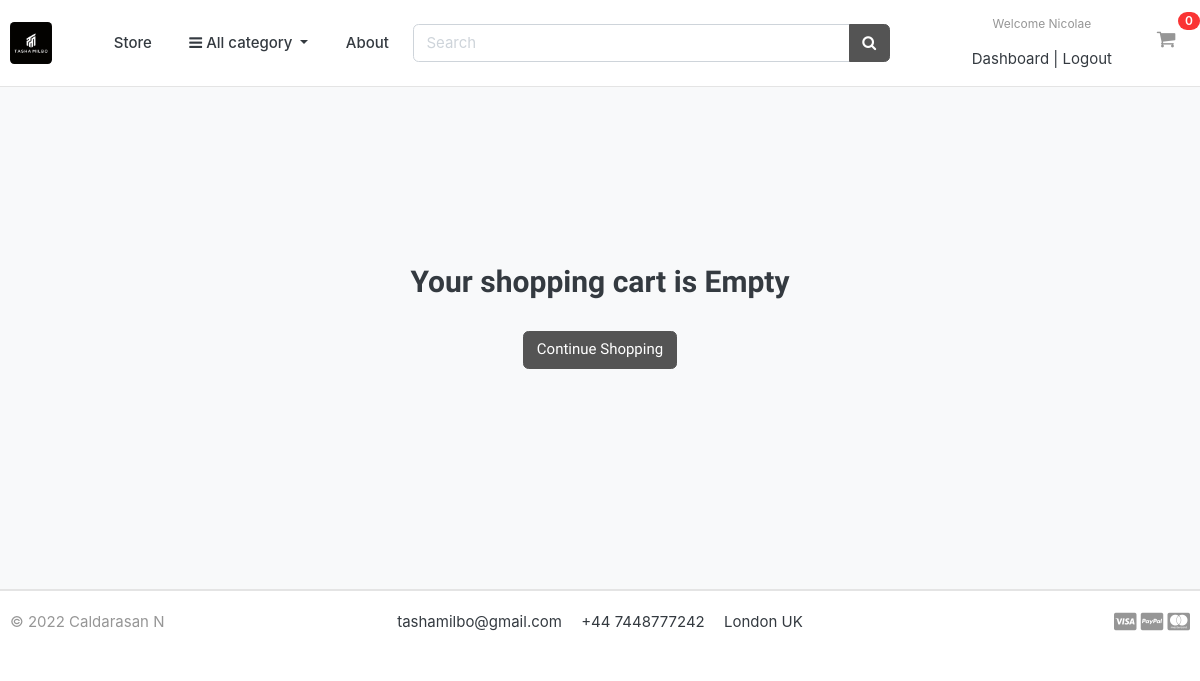
Before: /cart/ (signed in) with the older database file.
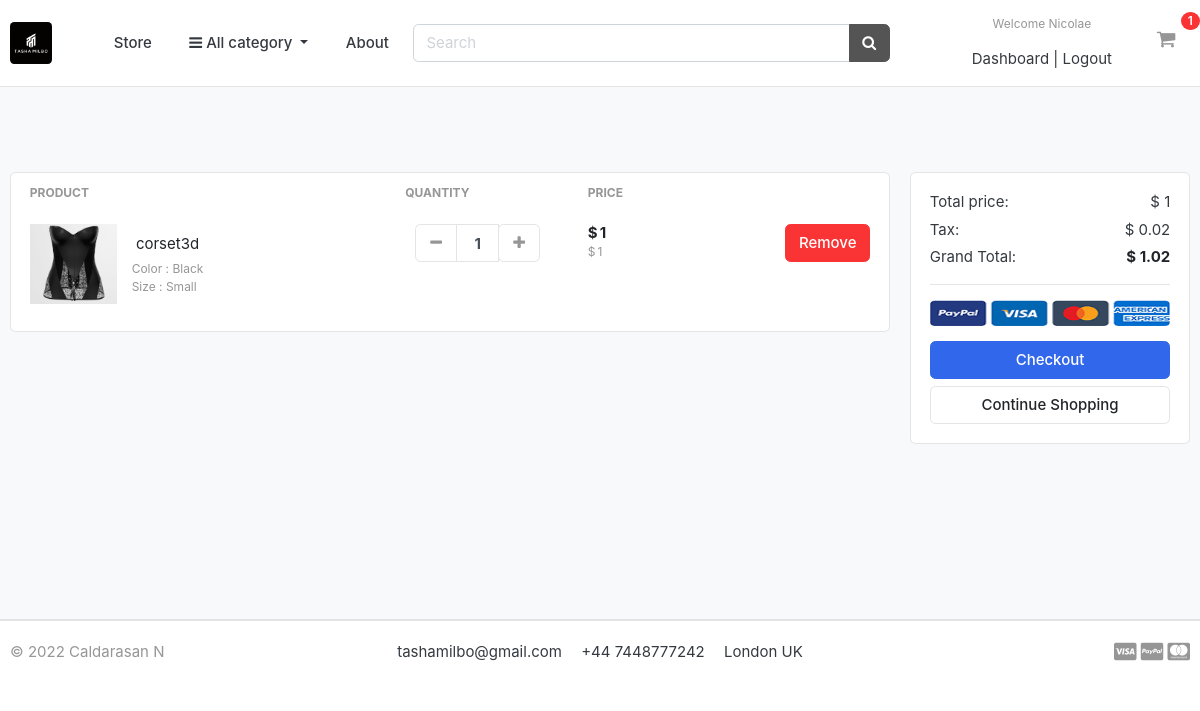
After: the same page with the newer database file.
### carts/models.py (models this page shows, shortened)
class CartItem(models.Model):
    user = models.ForeignKey(Account, on_delete=models.CASCADE, null=True)
    product = models.ForeignKey(Product, on_delete=models.CASCADE)
    variations = models.ManyToManyField(Variation, blank=True)
    cart = models.ForeignKey(Cart, on_delete=models.CASCADE, null=True)
    quantity = models.IntegerField()
    is_active = models.BooleanField(default=True)
    def sub_total(self):
        return self.product.price * self.quantity

### store/models.py (models this page shows, shortened)
class Product(models.Model):
    product_name = models.CharField(max_length=200, unique=True)
    slug = models.SlugField(max_length=200, unique=True)
    description = models.TextField(max_length=500, blank=True)
    price = models.IntegerField()
    images = models.ImageField(upload_to='photos/products')
    stock = models.IntegerField()
    is_available = models.BooleanField(default=True)
    category = models.ForeignKey(Category, on_delete=models.CASCADE)
    created_date = models.DateTimeField(auto_now_add=True)
    modified_date = models.DateTimeField(auto_now=True)
    def get_url(self):
        return reverse('product_detail', args=[self.category.slug, self.slug])

class Variation(models.Model):
    product = models.ForeignKey(Product, on_delete=models.CASCADE)
    variation_category = models.CharField(max_length=100, choices=variation_category_choice)
    variation_value = models.CharField(max_length=100)
    is_active = models.BooleanField(default=True)
    created_date = models.DateTimeField(auto_now=True)
    objects = VariationManager()

### carts/views.py (the view)
# urls.py: path('', views.cart, name='cart'),
def cart(request, total=0, quantity=0, cart_items=None):
    try:
        tax = 0
        grand_total = 0
        if request.user.is_authenticated:
            cart_items = CartItem.objects.filter(user=request.user, is_active=True)
        else:
            cart = Cart.objects.get(cart_id=_cart_id(request))
            cart_items = CartItem.objects.filter(cart=cart, is_active=True)
        for cart_item in cart_items:
            total += (cart_item.product.price * cart_item.quantity)
            quantity += cart_item.quantity
        tax = (2 * total)/100
        grand_total = total + tax
    except ObjectDoesNotExist:
        pass
    context = {
        'total': total,
        'quantity': quantity,
        'cart_items': cart_items,
        'tax': tax,
        'grand_total': grand_total,
    }
    return render(request, 'store/cart.html', context)

### carts/context_processors.py (called while the page is built)
def counter(request):
    cart_count = 0
    if 'admin' in request.path:
        return {}
    else:
        try:
            cart = Cart.objects.filter(cart_id=_cart_id(request))
            if request.user.is_authenticated:
                cart_items = CartItem.objects.all().filter(user=request.user)
            else:
                cart_items = CartItem.objects.all().filter(cart=cart[:1])
            for cart_item in cart_items:
                cart_count += cart_item.quantity
        except Cart.DoesNotExist:
            cart_count = 0
    return dict(cart_count=cart_count)

### carts/views.py (called while the page is built)
def _cart_id(request):
    cart = request.session.session_key
    if not cart:
        cart = request.session.create()
    return cart

### category/context_processors.py (called while the page is built)
def menu_links(request):
    links = Category.objects.all()
    return dict(links=links)

### category/models.py (called while the page is built)
    def get_url(self):
        return reverse('products_by_category', args=[self.slug])

### templates/store/cart.html (shortened to what the changed rows need)
{% extends 'base.html' %}
{% load static %}
{% block content %}
<section class="section-content padding-y bg">
    <div class="container">
    {% if not cart_items %}
    <br> <br> <br> <br> <br> <br>
     <h2 class="text-center">Your shopping cart is Empty</h2>
     <br>
     <div class="text-center">
        <a href="{% url 'store' %}" class="btn btn-secondary">Continue Shopping</a>
     </div>
     <br> <br>
    {% else %}
    <br> <br>
    <div class="row">
        <aside class="col-lg-9">
    <div class="card">
    <table class="table table-borderless table-shopping-cart">
    <thead class="text-muted">
    <tr class="small text-uppercase">
      <th scope="col">Product</th>
      <th scope="col" width="120">Quantity</th>
      <th scope="col" width="120">Price</th>
      <th scope="col" class="text-right" width="200"> </th>
    </tr>
    </thead>
    <tbody>
    {% for cart_item in cart_items %}
    <tr>
        <td>
            <figure class="itemside align-items-center">
                <div class="aside"><img src="{{cart_item.product.images.url}}" class="img-sm"></div>
                <figcaption class="info">
                    <a href="{{ cart_item.product.get_url }}" class="title text-dark">{{cart_item.product.product_name}}</a>
                    <p class="text-muted small">
                        {% if cart_item.variations.all %}
                            {% for item in cart_item.variations.all %}
                             {{ item.variation_category | capfirst }} : {{ item.variation_value | capfirst }} <br>
                             {% endfor %}
                        {% endif %}
                    </p>
                </figcaption>
            </figure>
        </td>
        <td>
                        <div class="col">
                            <div class="input-group input-spinner">
                                <div class="input-group-prepend">
                                <a href="{% url 'remove_cart' cart_item.product.id cart_item.id %}" class="btn btn-light" type="button" id="button-plus"> <i class="fa fa-minus"></i> </a>
                                </div>
                                <input type="text" class="form-control"  value="{{cart_item.quantity}}">
                                <div class="input-group-append">
                                    <form action="{% url 'add_cart' cart_item.product.id %}"method="POST">
                                        <button class="btn btn-light" type="submit" id="button-minus"> <i class="fa fa-plus"></i> </button>
                                    </form>
                            </div>
                            </div>
                        </div>
        </td>
        <td>
            <div class="price-wrap">
                <var class="price">$ {{cart_item.sub_total}} </var>
                <small class="text-muted"> $ {{cart_item.product.price}} </small>
            </div>
        </td>
        <td class="text-right">
        <a href="{% url 'remove_cart_item' cart_item.product.id cart_item.id %}" onclick="return confirm('Are you sure you want to delete this item?')" class="btn btn-danger"> Remove</a>
        </td>
    </tr>
   {% endfor %}
    </tbody>
    </table>
    </div>
        </aside>
        <aside class="col-lg-3">
            <div class="card">
            <div class="card-body">
                <dl class="dlist-align">
                  <dt>Total price:</dt>
                  <dd class="text-right">$ {{total}} </dd>
                </dl>
                <dl class="dlist-align">
                  <dt>Tax:</dt>
                  <dd class="text-right">$ {{tax}} </dd>
                </dl>
                <dl class="dlist-align">
                  <dt>Grand Total:</dt>
                  <dd class="text-right text-dark b"><strong>$ {{grand_total}} </strong></dd>
                </dl>
                <hr>
                <p class="text-center mb-3">
                    <img src="{% static './images/misc/payments.png' %}" height="26">
                </p>
                <a href="{% url 'checkout' %}" class="btn btn-primary btn-block"> Checkout </a>
                <a href="{% url 'store' %}" class="btn btn-light btn-block">Continue Shopping</a>
            </div>
            </div>
    </aside>
    </div>
    {% endif %}
    <br> <br> <br> <br> <br> <br>
    </div>
    </section>
{% endblock %}

### templates/includes/navbar.html (shortened to what this page needs)
{% load static %}
<header class="section-header">
    <section class="header-main border-bottom">
        <div class="container">
    <div class="row align-items-center">
        <div class="col-lg-1 col-md-3 col-6">
            <a href="{% url 'home' %}" class="brand-wrap">
                <img class="logo" src="{% static './images/logo.ico' %}">
            </a>
        </div>
        <a href="{% url 'store' %}" class="btn btn-transparent">Store</a>
        <div class="col-lg col-sm col-md col-6 flex-grow-0">
            <div class="category-wrap dropdown d-inline-block float-right">
                <button type="button" class="btn btn-transparent dropdown-toggle" data-toggle="dropdown">
                    <i class="fa fa-bars"></i> All category
                </button>
            </div>
        </div>
        <a href="{% url 'about' %}" class="btn btn-transparent">About</a>
        <div class="col-lg col-md-6 col-sm-12 col">
            <form action="{% url 'search' %}" class="search" method="GET">
                <div class="input-group w-100">
                    <input type="text" class="form-control" style="width:60%;" placeholder="Search" name="keyword">
                    <div class="input-group-append">
                      <button class="btn btn-secondary" type="submit">
                        <i class="fa fa-search"></i>
                      </button>
                    </div>
                </div>
            </form>
        </div>
        <div class="col-lg-3 col-sm-6 col-8 order-2 order-lg-3">
                    <div class="d-flex justify-content-end mb-3 mb-lg-0">
                        {% if user.id is None %}
                            <div class="widget-header">
                                <small class="title text-muted">Welcome guest!</small>
                                <div>
                                    <a href="{% url 'login' %}">Sign in</a> <span class="dark-transp"> | </span>
                                    <a href="{% url 'register' %}"> Register</a>
                                </div>
                            </div>
                        {% else %}
                        <div class="widget-header">
                            <small class="title text-muted">Welcome {{user.first_name}}</small>
                            <div>
                                <a href="{% url 'dashboard' %}">Dashboard</a> <span class="dark-transp"> | </span>
                                <a href="{% url 'logout' %}"> Logout</a>
                            </div>
                        </div>
                        {% endif %}
                        <a href="{% url 'cart' %}" class="widget-header pl-3 ml-3">
                            <div class="icon icon-sm"><i class="fa fa-shopping-cart"></i></div>
                            <span class="badge badge-pill badge-danger notify"> {{cart_count}} </span>
                        </a>
                    </div>
                </div>
    </div>
        </div>
    </section>
    </header>

Changed rows visible on the page:
added CartItem: product.images (picture), product.product_name "corset3d", quantity "1", sub_total "1", product.price "1"
now on this page (row unchanged): Variation: variation_category "Color", variation_value "Black"
now on this page (row unchanged): Variation: variation_category "Size", variation_value "Small"
Other visible differences:
{{ cart_count }}: "0" → "1"
{{ total }}: (not shown) → "1"
{{ tax }}: (not shown) → "0.02"
{{ grand_total }}: (not shown) → "1.02"
text no longer shown: "Your shopping cart is Empty"
text now shown: "PRODUCT QUANTITY PRICE Total price: $ Tax: $ Grand Total: $ Checkout"
